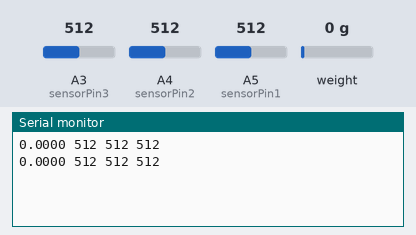
Bench run of a sketch on a simulated Arduino Uno, built with avr-gcc and run on an emulated ATmega328P. On the bench: the last lines printed to the serial monitor. Inputs (shaded band) come from the test bench; at power-on: weight on the scale 0 g, A3 (sensorPin3) = 512, A4 (sensorPin2) = 512, A5 (sensorPin1) = 512.

Above: at 2.2 s.
2.3 s: weight on the scale set to 100 g
At 2.8 s:
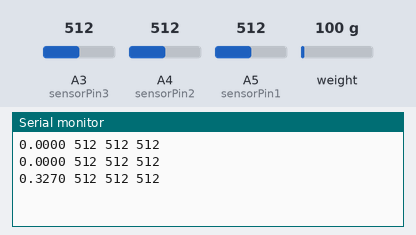
3.8 s: A3 (sensorPin3) set to 716
At 4.6 s:
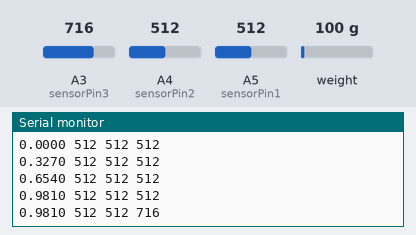
5.3 s: A4 (sensorPin2) set to 716
At 5.8 s:
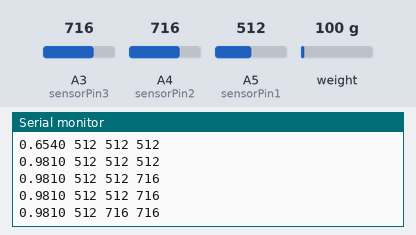
6.8 s: A5 (sensorPin1) set to 716
At 7.6 s:
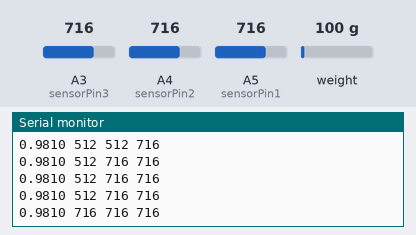
8.3 s: weight on the scale set to 1250 g
At 8.8 s:
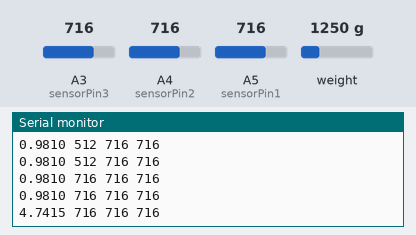
9.8 s: A3 (sensorPin3) set to 992
At 10.6 s:
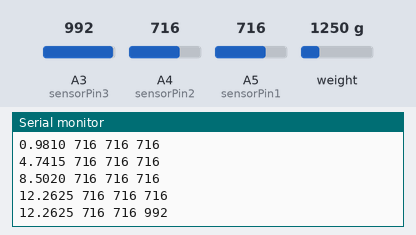
Timing chart, 0 to 12.3 s (numbered marks = the images above; inputs shaded):
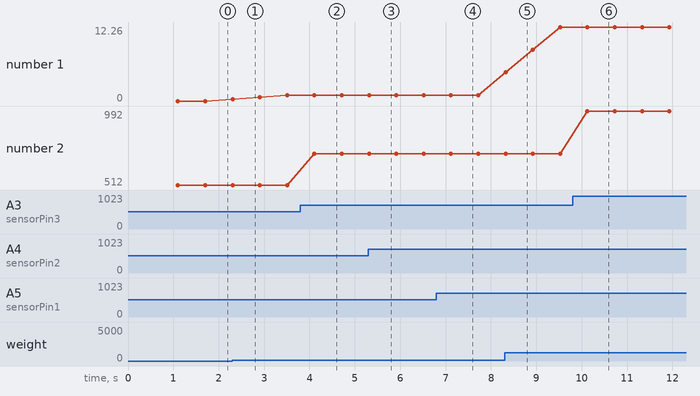

Measured:
- after the input at 2.3 s, the serial monitor: prints a new line at once (image 1)
- after the input at 3.8 s, the serial monitor: prints a new line after 0.31 s (image 2)
- after the input at 5.3 s, the serial monitor: prints a new line at once (image 3)
- after the input at 6.8 s, the serial monitor: prints a new line after 0.32 s (image 4)
- after the input at 8.3 s, the serial monitor: prints a new line at once (image 5)
- after the input at 9.8 s, the serial monitor: prints a new line after 0.33 s (image 6)
- plotted number 1: 0 → 0.98 after the input at 2.3 s, 0.98 → 12.26 after the input at 8.3 s
- plotted number 2: 512 → 716 after the input at 3.8 s, 716 → 992 after the input at 9.8 s

The sketch:

ForceAndDC.ino
```cpp
#include "HX711.h"

#define DOUT  8
#define CLK  9

HX711 scale;

int sensorPin1 = A5;
int sensorPin2 = A4;
int sensorPin3 = A3;

int sensorValue1 = 0;
int sensorValue2 = 0;
int sensorValue3 = 0;


float calibration_factor = 4116;
float current_reading;

void setup() {
  Serial.begin(115200);
  scale.begin(DOUT, CLK);
  scale.set_scale();
  scale.tare();
}

float runningAverage(float M) {
  #define LM_SIZE 3
  static float LM[LM_SIZE];
  static byte index = 0;
  static float sum = 0;
  static byte count = 0;

  sum -= LM[index];
  LM[index] = M;
  sum += LM[index];
  index++;
  index = index % LM_SIZE;
  if (count < LM_SIZE) count++;

  return sum / count;
}

void loop() {

  scale.set_scale(calibration_factor);
  current_reading = (scale.get_units());
  sensorValue1 = analogRead(sensorPin1);
  sensorValue2 = analogRead(sensorPin2);
  sensorValue3 = analogRead(sensorPin3);

  Serial.print(0.00981*runningAverage(current_reading), 4); // Print in N
  Serial.print(" ");

  Serial.print(sensorValue1);
  Serial.print(" ");
  Serial.print(sensorValue2);
  Serial.print(" ");
  Serial.println(sensorValue3);
  delay(500);

}
```
